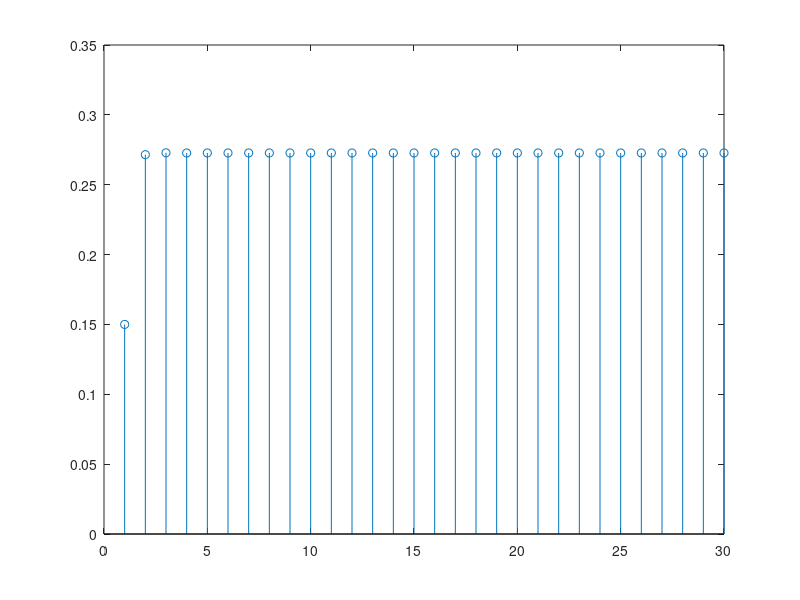

MATLAB code to generate this figure:
## Exercicio 1

## a)
## veio a aula = V
## faltou a aula = F

##    V   F
## V[0.7 0.8]
## F[0.3 0.2]

H = [0.7 0.8;0.3 0.2];

X = [1;0];

H = H*H;

R = H*X ;
resposta = R(1) ## a resposta e de 73%

## b)

X = [0;1];

R = H*X;
resposta = R(1) ## a resposta e de 72%

## c)

X = [1;0];

H = [0.7 0.8;0.3 0.2];

H = H^29;

R = H*X ;

resposta = R(1) ## a resposta e de 27%

## d)

X = [0.85;0.15];

H = [0.7 0.8;0.3 0.2];

R = zeros(1,30);

R(:,1) = 0.15;

for i=2:30 
  Z = H^i*X;
  R(:,i) = Z(2,:);
end

stem(1:30,R)







